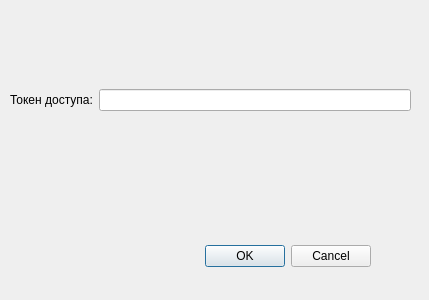
<?xml version="1.0" encoding="UTF-8"?>
<ui version="4.0">
 <class>dlgAuth</class>
 <widget class="QDialog" name="dlgAuth">
  <property name="geometry">
   <rect>
    <x>0</x>
    <y>0</y>
    <width>429</width>
    <height>300</height>
   </rect>
  </property>
  <property name="windowTitle">
   <string>Авторизация</string>
  </property>
  <widget class="QDialogButtonBox" name="buttonBox">
   <property name="geometry">
    <rect>
     <x>30</x>
     <y>240</y>
     <width>341</width>
     <height>32</height>
    </rect>
   </property>
   <property name="orientation">
    <enum>Qt::Horizontal</enum>
   </property>
   <property name="standardButtons">
    <set>QDialogButtonBox::Cancel|QDialogButtonBox::Ok</set>
   </property>
  </widget>
  <widget class="QWidget" name="layoutWidget">
   <property name="geometry">
    <rect>
     <x>10</x>
     <y>40</y>
     <width>401</width>
     <height>121</height>
    </rect>
   </property>
   <layout class="QVBoxLayout" name="verticalLayout">
    <item>
     <layout class="QHBoxLayout" name="horizontalLayout">
      <item>
       <widget class="QLabel" name="accessToken">
        <property name="text">
         <string>Токен доступа:</string>
        </property>
       </widget>
      </item>
      <item>
       <widget class="QLineEdit" name="lnEdtAccessToken"/>
      </item>
     </layout>
    </item>
   </layout>
  </widget>
 </widget>
 <resources/>
 <connections>
  <connection>
   <sender>buttonBox</sender>
   <signal>accepted()</signal>
   <receiver>dlgAuth</receiver>
   <slot>accept()</slot>
   <hints>
    <hint type="sourcelabel">
     <x>248</x>
     <y>254</y>
    </hint>
    <hint type="destinationlabel">
     <x>157</x>
     <y>274</y>
    </hint>
   </hints>
  </connection>
  <connection>
   <sender>buttonBox</sender>
   <signal>rejected()</signal>
   <receiver>dlgAuth</receiver>
   <slot>reject()</slot>
   <hints>
    <hint type="sourcelabel">
     <x>316</x>
     <y>260</y>
    </hint>
    <hint type="destinationlabel">
     <x>286</x>
     <y>274</y>
    </hint>
   </hints>
  </connection>
 </connections>
</ui>
